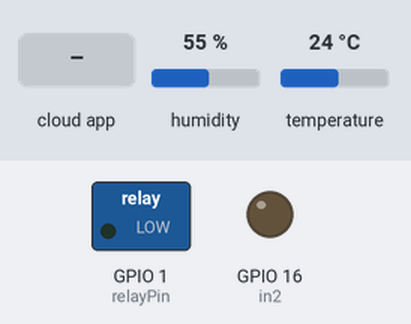
A sketch run on a simulated ESP8266 (NodeMCU). Shown: switched loads named in the sketch (green lamp = pin HIGH), output pins drawn as LEDs (lit = HIGH). Dashed ring = blinking. The test bench sets the inputs (shaded band); at power-on: temperature 24 °C, humidity 55 %. WiFi joins after 1.5 s; servers stay silent unless stated; the Firebase database answers and starts empty; what the sketch prints to the serial monitor is not drawn.

Above: at 2.7 s.
2.8 s: the phone or cloud app sets temperature_goal to 100
At 7.6 s:
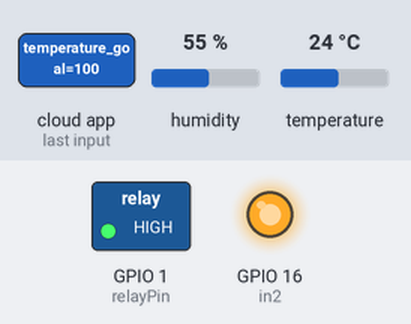
14.9 s: temperature set to 35 °C
18.6 s: temperature set to 38 °C
At 22.0 s:
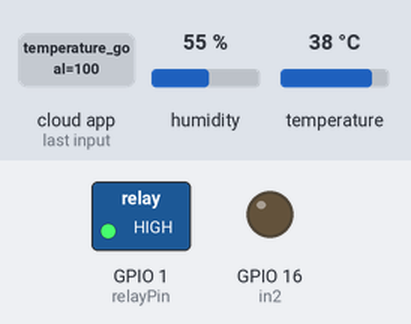
25.2 s: temperature set to 12 °C
At 29.1 s:
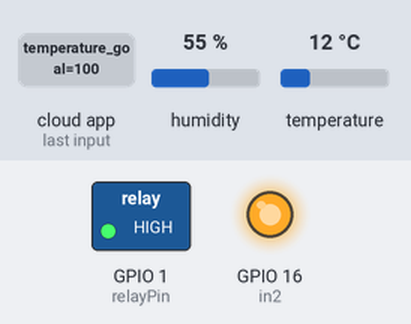
Timing chart, 0 to 33.2 s (numbered marks = the images above; inputs shaded):
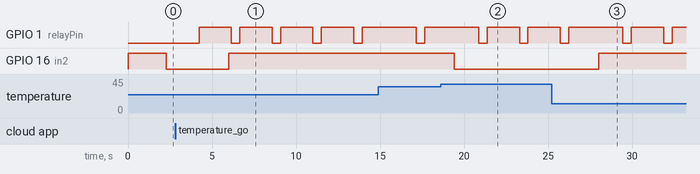

The sketch:

Temp_IR_Therm_Photo_Dist.ino
```cpp
#include <dht.h>
#include <TimeLib.h>
#include <ESP8266WiFi.h>
#include <FirebaseArduino.h>
#include <string>

dht DHT;
// Set these to run example.
#define SENSORPIN 4
#define LIGHTPIN 4
#define DHT11_PIN 5
#define FIREBASE_HOST "soteria-589ca.firebaseio.com"
#define FIREBASE_AUTH "43U33RvW6G7uyaKXnnXdvFcFrpAjqEs4UffXGiBn"
#define WIFI_SSID "yeswifi"
#define WIFI_PASSWORD "matthew1"

struct
{
  uint32_t total;
  uint32_t ok;
  uint32_t crc_error;
  uint32_t time_out;
  uint32_t connect;
  uint32_t ack_l;
  uint32_t ack_h;
  uint32_t unknown;

} stat = { 0, 0, 0, 0, 0, 0, 0, 0};

//int trigPin = 15;
//int echoPin = 13;
//long duration, cm, inches;
//long oldin=999;
//boolean Mot = false;
//boolean initMot = true;
boolean lightCondition;
int Sensor = A0;
int Val = 0;
boolean initCondition = true;
int in1 = 4;
int in2 = 16;
int in3 = 4;
int relayPin = 1;
int sensorState = 0, lastState = 0;
float faren;
float cel;
boolean irstate;
boolean oldirstate = false;
float oldfaren = 0.0;
double InitialTemp = 73;
int setState; // 0 is off and 1 is on

void setup() {
  //pinMode(trigPin, OUTPUT);
 // pinMode(echoPin, INPUT);

  pinMode(in1, OUTPUT);
  digitalWrite(in1, HIGH);
  pinMode(in2, OUTPUT);
  digitalWrite(in2, HIGH);
  pinMode(LIGHTPIN, OUTPUT);
  pinMode(relayPin, OUTPUT);
  pinMode(SENSORPIN, INPUT);
  digitalWrite(SENSORPIN, HIGH); //starts off (relay engaged)
  Serial.begin(115200);

  // connect to wifi.
  WiFi.begin(WIFI_SSID, WIFI_PASSWORD);
  Serial.print("connecting");
  while (WiFi.status() != WL_CONNECTED) {
    Serial.print(".");
    delay(500);
  }
  Serial.println();
  Serial.print("connected: ");
  Serial.println(WiFi.localIP());

  Firebase.begin(FIREBASE_HOST, FIREBASE_AUTH);
}

double setTemp() {
  InitialTemp = Firebase.getFloat("devices/913/temperature_goal");
  return InitialTemp;
}

void turnOn() {
  digitalWrite(in1, LOW);
  digitalWrite(in2, HIGH);
}
void setLight(){
  String s;
  boolean b = Firebase.getBool("devices/913/lightstate");
  if (b){
    s="HIGH";
    digitalWrite(relayPin,HIGH);
  }
  else {
    s="LOW";
    digitalWrite(relayPin, LOW);
  }
  Serial.println(s);
  Serial.println(digitalRead(LIGHTPIN));
}

void turnOff() {
  digitalWrite(in1, HIGH);
  digitalWrite(in2, LOW);
}

void loop() {
//  digitalWrite(trigPin, LOW);
//  delayMicroseconds(5);
//  digitalWrite(trigPin, HIGH);
//  delayMicroseconds(10);
//  digitalWrite(trigPin, LOW);
//
//
//  pinMode(echoPin, INPUT);
//  duration = pulseIn(echoPin, HIGH);
//
//
//  cm = (duration / 2) / 29.1;
//  inches = (duration / 2) / 74;
//
//  Val = analogRead(Sensor);
//  sensorState = digitalRead(SENSORPIN);
//
//  if (sensorState == LOW) {
//    // turn LED on:
//    irstate = false;
//    Serial.println("high");
//  }
//  else {
//    // turn LED off:
//    irstate = true;
//    Serial.println("low");
//  }

  Serial.print("DHT11, \t");

  uint32_t start = micros();
  int chk = DHT.read11(DHT11_PIN);
  uint32_t stop = micros();

  stat.total++;
  switch (chk)
  {
    case DHTLIB_OK:
      stat.ok++;
      Serial.print("OK,\t");
      break;
    case DHTLIB_ERROR_CHECKSUM:
      stat.crc_error++;
      Serial.print("Checksum error,\t");
      break;
    case DHTLIB_ERROR_TIMEOUT:
      stat.time_out++;
      Serial.print("Time out error,\t");
      break;
    default:
      stat.unknown++;
      Serial.print("Unknown error,\t");
      break;
  }
  // DISPLAY DATA
   Serial.print("humidity: ");
  Serial.print(DHT.humidity ,1);
  Serial.print(",\t");
  Serial.print("Temperature (c): ");
  Serial.print(DHT.temperature,1);
  Serial.print(",\t");
//  Serial.print(stop - start);

  cel = DHT.temperature;
  faren = (cel * 1.8) + 32;
  Serial.print("Temperature (f): ");
  Serial.print(faren,1);
  Serial.print(",\t");
  Serial.println();
  delay(300);

  double Lowerbound = setTemp() - 2;
  double Upperbound = setTemp() + 2;

  Serial.println (Firebase.getFloat("devices/913/temperature_goal"));

  if (faren < Upperbound) {
    Serial.println("increase temp");
    turnOn();
  }
  if (faren > Lowerbound) {
    Serial.println("turn off heat");
    turnOff();
  }


  if (abs(faren - oldfaren) > 1&&faren<150&&faren>-50) {

    Firebase.setFloat("devices/913/temperature", faren);
    oldfaren = faren;
    delay(1000);
    Firebase.pushFloat("temp_logs", faren);

  }

  if ( irstate != oldirstate) {
    Firebase.setBool("irstate", irstate);
    oldirstate = irstate;
    Firebase.pushBool("irstate_logs", irstate);
  }
//
//  if (Val < 150) {
//    lightCondition = true; //true light is off
//  }
//  else {
//    lightCondition = false; //false is light is on
//  }

//  if (lightCondition != Firebase.getBool("devices/913/lightstate")) {
//
//
//
//    }

  boolean b= Firebase.getBool("devices/913/lightstate");
  if (b){
    Serial.print("High");
    digitalWrite(relayPin , HIGH ); // off Light
  }
  else {
  Serial.print("LOW");
    digitalWrite(relayPin , LOW ); // On Light
  }


  // setLight();

//  if (inches < 9 && inches != 0){
//    Mot = true;
//  }
//  else{
//    Mot = false;
//  }
//
//  if (Mot != initMot){
//    Firebase.setBool("motion", Mot);
//    initMot = Mot;
//  }


  digitalWrite(relayPin,LOW);
  delay(500);
    digitalWrite(relayPin, HIGH);
  delay(500);


  delay(500);
}
```

Measured:
- the behaviour switches between 36 and 37 °C on temperature (found by bisection; images 1 and 2)
- after the input at 2.8 s, GPIO 16 (in2): LOW → HIGH after 3.2 s
- after the input at 18.6 s, GPIO 16 (in2): HIGH → LOW after 0.82 s
- after the input at 25.2 s, GPIO 16 (in2): LOW → HIGH after 2.8 s
- by itself, GPIO 1 (relayPin): alternates HIGH for 1.9 s and LOW for 0.50 s
